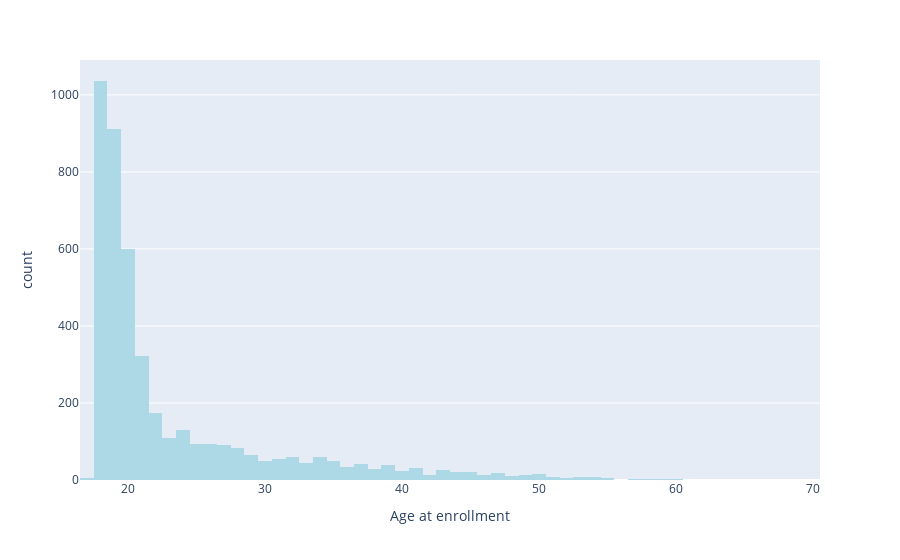

Source (notebook cell):
### Markdown cell above
EDA

### Code cell
px.histogram(newdf['Age at enrollment'], x='Age at enrollment',color_discrete_sequence=['lightblue'])

### Figure 1 — Plotly figure (JSON) as saved in the notebook; plotly's stock layout.template omitted (floating-point values rounded to 4 significant figures; data arrays with more than 128 entries replaced by an {"elided": "..."} marker saying what was removed)
{"data": [{"alignmentgroup": "True", "bingroup": "x", "hovertemplate": "Age at enrollment=%{x}<br>count=%{y}<extra></extra>", "legendgroup": "", "marker": {"color": "lightblue", "pattern": {"shape": ""}}, "name": "", "offsetgroup": "", "orientation": "v", "showlegend": false, "type": "histogram", "x": {"elided": "4424 int values"}, "xaxis": "x", "yaxis": "y"}], "layout": {"barmode": "relative", "legend": {"tracegroupgap": 0}, "margin": {"t": 60}, "xaxis": {"anchor": "y", "domain": [0, 1], "title": {"text": "Age at enrollment"}}, "yaxis": {"anchor": "x", "domain": [0, 1], "title": {"text": "count"}}}}
